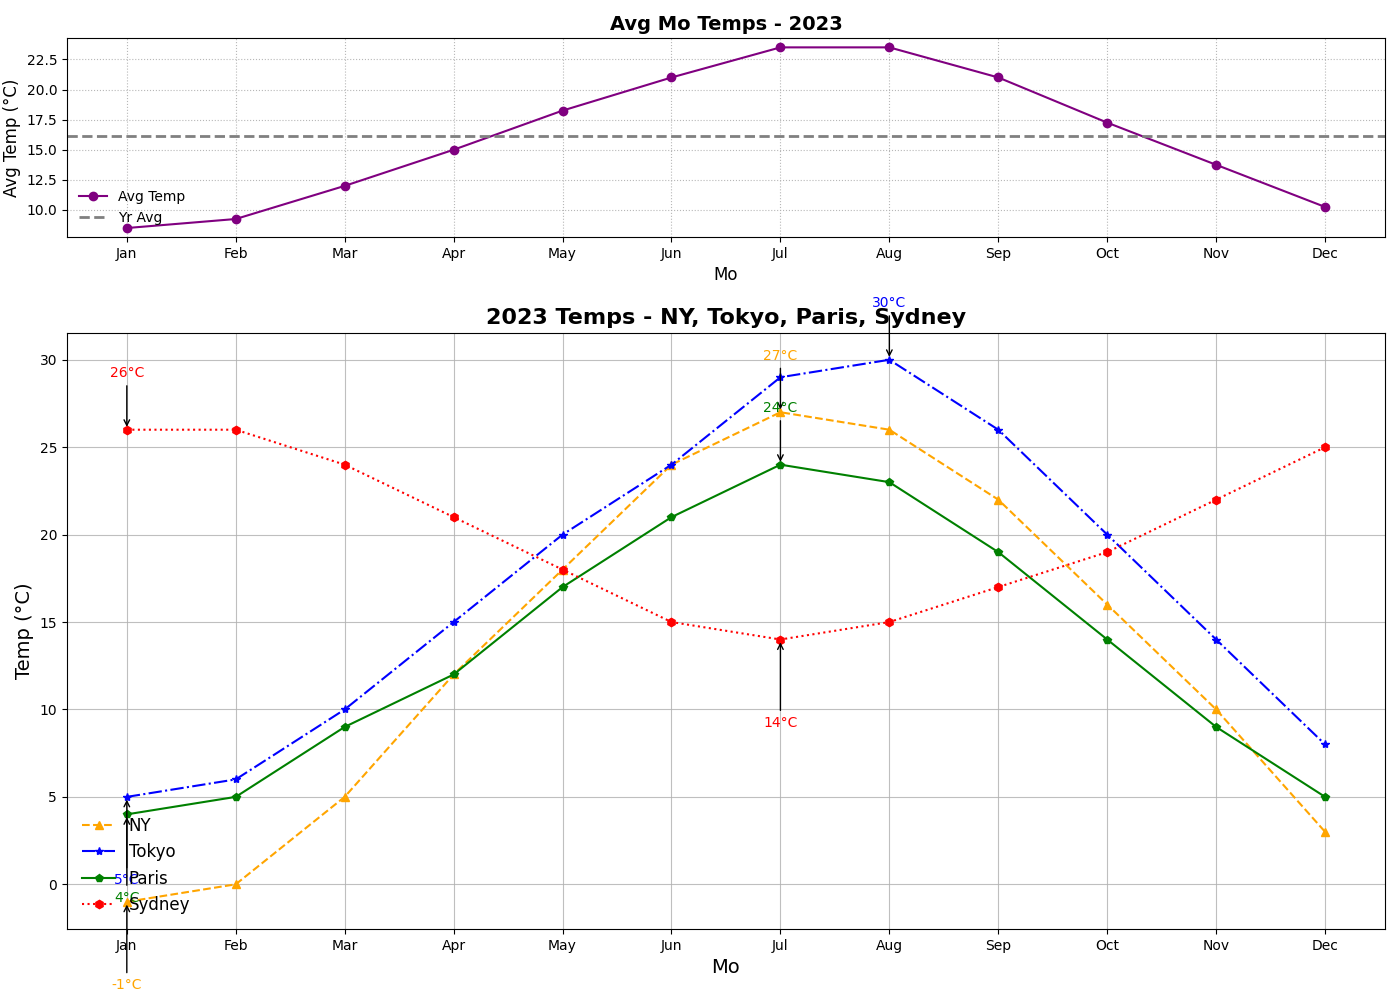

This figure's Python source:
import matplotlib.pyplot as plt
import numpy as np

months = np.array(["Jan", "Feb", "Mar", "Apr", "May", "Jun", "Jul", "Aug", "Sep", "Oct", "Nov", "Dec"])
new_york_temps = np.array([-1, 0, 5, 12, 18, 24, 27, 26, 22, 16, 10, 3])
tokyo_temps = np.array([5, 6, 10, 15, 20, 24, 29, 30, 26, 20, 14, 8])
paris_temps = np.array([4, 5, 9, 12, 17, 21, 24, 23, 19, 14, 9, 5])
sydney_temps = np.array([26, 26, 24, 21, 18, 15, 14, 15, 17, 19, 22, 25])
avg_temps = (new_york_temps + tokyo_temps + paris_temps + sydney_temps) / 4

fig, (ax1, ax2) = plt.subplots(2, 1, figsize=(14, 10), gridspec_kw={'height_ratios': [1, 3]})

ax1.plot(months, avg_temps, label="Avg Temp", linestyle='-', color='purple', marker='o')
ax1.axhline(y=avg_temps.mean(), color='grey', linestyle='--', linewidth=2, label="Yr Avg")
ax1.set_title("Avg Mo Temps - 2023", fontsize=14, fontweight='bold')
ax1.set_xlabel("Mo", fontsize=12)
ax1.set_ylabel("Avg Temp (°C)", fontsize=12)
ax1.legend(loc="lower left", fontsize=10, frameon=False)
ax1.grid(True, linestyle=':', alpha=0.9)

ax2.plot(months, new_york_temps, label="NY", linestyle='--', color='orange', marker='^')
ax2.plot(months, tokyo_temps, label="Tokyo", linestyle='-.', color='blue', marker='*')
ax2.plot(months, paris_temps, label="Paris", linestyle='-', color='green', marker='p')
ax2.plot(months, sydney_temps, label="Sydney", linestyle=':', color='red', marker='h')

cities_data = {'NY': new_york_temps, 'Tokyo': tokyo_temps, 'Paris': paris_temps, 'Sydney': sydney_temps}
colors = ['orange', 'blue', 'green', 'red']
for i, (city, temps) in enumerate(cities_data.items()):
    max_temp = max(temps)
    min_temp = min(temps)
    ax2.annotate(f'{max_temp}°C', xy=(months[temps.argmax()], max_temp), 
                 xytext=(months[temps.argmax()], max_temp + 3), ha='center',
                 color=colors[i], fontsize=10, arrowprops=dict(facecolor=colors[i], arrowstyle='->'))
    ax2.annotate(f'{min_temp}°C', xy=(months[temps.argmin()], min_temp), 
                 xytext=(months[temps.argmin()], min_temp - 5), ha='center',
                 color=colors[i], fontsize=10, arrowprops=dict(facecolor=colors[i], arrowstyle='->'))

ax2.set_title("2023 Temps - NY, Tokyo, Paris, Sydney", fontsize=16, fontweight='bold')
ax2.set_xlabel("Mo", fontsize=14)
ax2.set_ylabel("Temp (°C)", fontsize=14)
ax2.legend(loc="lower left", fontsize=12, frameon=False)
ax2.grid(True, linestyle='-', alpha=0.8)

plt.tight_layout()
plt.show()
